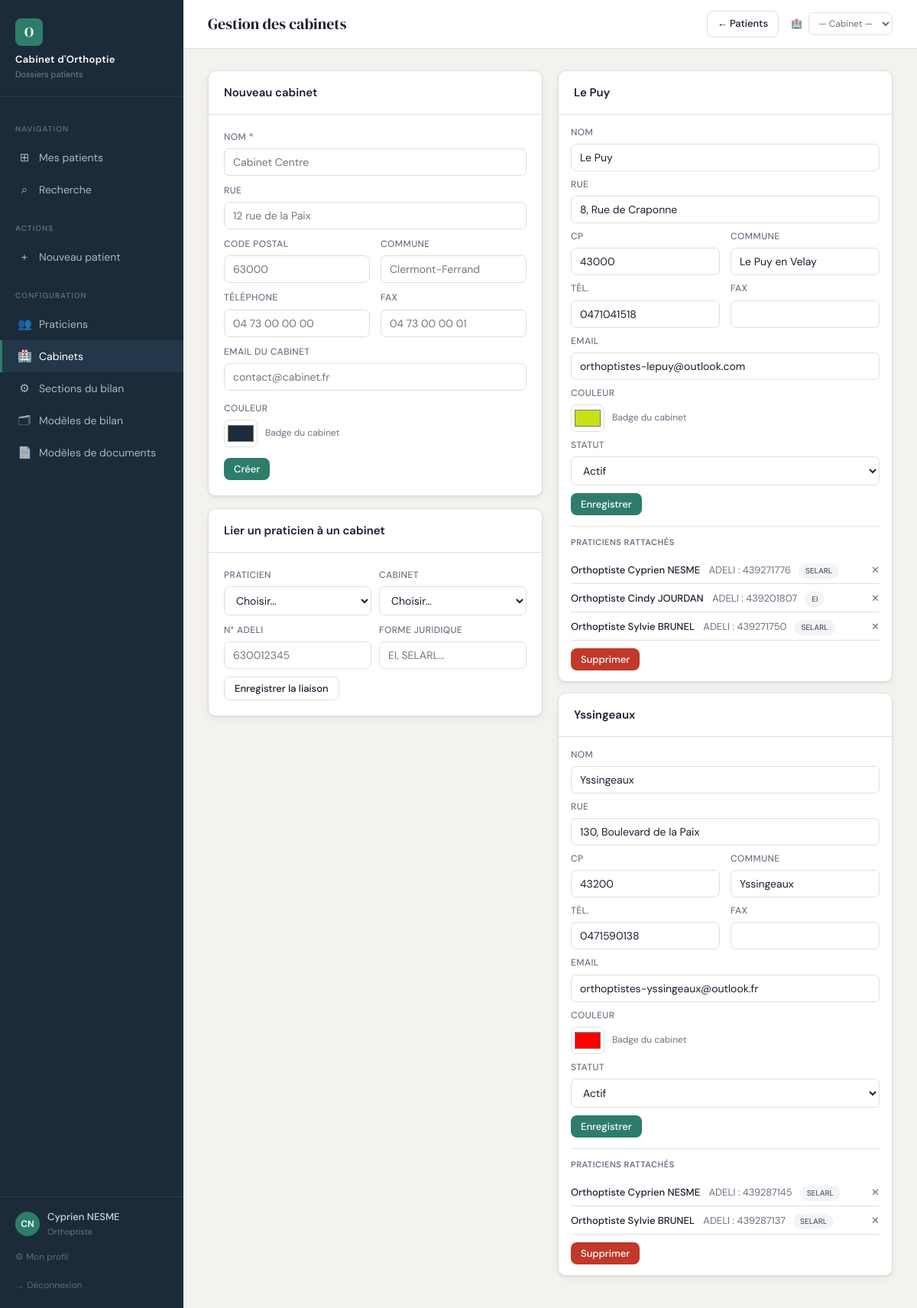
Screenshot of /admin/cabinets (signed in) with the database file from the repository.
### app.py (models this page shows, shortened)
class Praticien(UserMixin, db.Model):
    __tablename__ = 'praticien'
    id            = db.Column(db.Integer, primary_key=True)
    nom           = db.Column(db.String(100), nullable=False)
    prenom        = db.Column(db.String(100), nullable=False)
    titre         = db.Column(db.String(50), default='Orthoptiste')
    email         = db.Column(db.String(200), unique=True)
    login         = db.Column(db.String(100), unique=True, nullable=False)
    password_hash = db.Column(db.String(200))
    rpps          = db.Column(db.String(11))   # N° RPPS national fixe
    couleur       = db.Column(db.String(7), default='#2E7D6B')  # couleur hex
    actif         = db.Column(db.Boolean, default=True)
    role          = db.Column(db.String(20), default='praticien')  # 'admin' ou 'praticien'
    created_at    = db.Column(db.DateTime, default=datetime.utcnow)
    @property
    def is_admin(self):
        return self.role == 'admin'

class Cabinet(db.Model):
    __tablename__ = 'cabinet'
    id          = db.Column(db.Integer, primary_key=True)
    nom         = db.Column(db.String(100), nullable=False)
    rue         = db.Column(db.String(200))
    code_postal = db.Column(db.String(10))
    commune     = db.Column(db.String(100))
    telephone   = db.Column(db.String(20))
    fax         = db.Column(db.String(20))
    email       = db.Column(db.String(200))
    couleur     = db.Column(db.String(7), default='#1C2B3A')
    actif       = db.Column(db.Boolean, default=True)
    praticiens  = db.relationship('PraticienCabinet', backref='cabinet',
                                  cascade='all, delete-orphan')

class PraticienCabinet(db.Model):
    __tablename__ = 'praticien_cabinet'
    id            = db.Column(db.Integer, primary_key=True)
    praticien_id  = db.Column(db.Integer, db.ForeignKey('praticien.id'), nullable=False)
    cabinet_id    = db.Column(db.Integer, db.ForeignKey('cabinet.id'), nullable=False)
    adeli         = db.Column(db.String(9))    # N° ADELI propre à ce cabinet
    forme_juridique = db.Column(db.String(50)) # EI, SELARL, etc.
    __table_args__ = (db.UniqueConstraint('praticien_id', 'cabinet_id'),)
    praticien = db.relationship('Praticien', backref='cabinets')

### app.py (the view)
@app.route('/admin/cabinets')
@login_required
@admin_required
def admin_cabinets():
    cabinets = Cabinet.query.order_by(Cabinet.nom).all()
    praticiens = Praticien.query.filter_by(actif=True).order_by(Praticien.nom).all()
    return render_template('admin/cabinets.html', cabinets=cabinets, praticiens=praticiens)

### app.py (called while the page is built)
def admin_required(f):
    from functools import wraps
    @wraps(f)
    def decorated(*args, **kwargs):
        if not current_user.is_authenticated or not current_user.is_admin:
            flash('Accès réservé aux administrateurs.', 'danger')
            return redirect(url_for('index'))
        return f(*args, **kwargs)
    return decorated

def get_current_cabinet():
    cab_id = session.get('cabinet_id')
    if cab_id:
        return Cabinet.query.get(cab_id)
    return None

def get_cabinets_praticien():
    if not current_user.is_authenticated:
        return []
    pcs = PraticienCabinet.query.filter_by(
        praticien_id=current_user.id).join(Cabinet).filter(Cabinet.actif==True).all()
    return [pc.cabinet for pc in pcs]

@login_manager.user_loader
def load_user(user_id): return Praticien.query.get(int(user_id))

@app.context_processor
def inject_cabinet():
    if current_user.is_authenticated:
        return {
            'cabinet_courant': get_current_cabinet(),
            'cabinets_dispo':  get_cabinets_praticien(),
        }
    return {'cabinet_courant': None, 'cabinets_dispo': []}

### templates/admin/cabinets.html (shortened to what this page needs)
{% extends "base.html" %}
{% block page_title %}Gestion des cabinets{% endblock %}
{% block topbar_actions %}
  <a href="{{ url_for('index') }}" class="btn btn-secondary btn-sm">← Patients</a>
{% endblock %}
{% block content %}
<div style="display:grid;grid-template-columns:1fr 1fr;gap:20px;align-items:start;max-width:1100px;">
  <div>
    <div class="card">
      <div class="card-header"><h2>Nouveau cabinet</h2></div>
      <div class="card-body">
        <form method="POST" action="{{ url_for('admin_cabinet_nouveau') }}">
          <div class="field-group" style="margin-bottom:10px;">
            <label class="field-label">Nom *</label>
            <input type="text" name="nom" placeholder="Cabinet Centre" required autofocus>
          </div>
          <div class="field-group" style="margin-bottom:10px;">
            <label class="field-label">Rue</label>
            <input type="text" name="rue" placeholder="12 rue de la Paix">
          </div>
          <div class="field-grid field-grid-2" style="margin-bottom:10px;">
            <div class="field-group">
              <label class="field-label">Code postal</label>
              <input type="text" name="code_postal" placeholder="63000">
            </div>
            <div class="field-group">
              <label class="field-label">Commune</label>
              <input type="text" name="commune" placeholder="Clermont-Ferrand">
            </div>
          </div>
          <div class="field-grid field-grid-2" style="margin-bottom:10px;">
            <div class="field-group">
              <label class="field-label">Téléphone</label>
              <input type="text" name="telephone" placeholder="04 73 00 00 00">
            </div>
            <div class="field-group">
              <label class="field-label">Fax</label>
              <input type="text" name="fax" placeholder="04 73 00 00 01">
            </div>
          </div>
          <div class="field-group" style="margin-bottom:14px;">
            <label class="field-label">Email du cabinet</label>
            <input type="email" name="email" placeholder="contact@cabinet.fr">
          </div>
          <div class="field-group" style="margin-bottom:14px;">
            <label class="field-label">Couleur</label>
            <div style="display:flex;align-items:center;gap:10px;">
              <input type="color" name="couleur" value="#1C2B3A"
                     style="width:44px;height:36px;padding:2px;border-radius:7px;
                            border:1px solid var(--border);cursor:pointer;">
              <span style="font-size:12px;color:var(--muted);">Badge du cabinet</span>
            </div>
          </div>
          <button type="submit" class="btn btn-primary btn-sm">Créer</button>
        </form>
      </div>
    </div>
    <div class="card" style="margin-top:16px;">
      <div class="card-header"><h2>Lier un praticien à un cabinet</h2></div>
      <div class="card-body">
        <form method="POST" action="{{ url_for('admin_praticien_cabinet_lier') }}">
          <div class="field-grid field-grid-2" style="gap:10px;margin-bottom:10px;">
            <div class="field-group">
              <label class="field-label">Praticien</label>
              <select name="praticien_id" required>
                <option value="">Choisir…</option>
              </select>
            </div>
            <div class="field-group">
              <label class="field-label">Cabinet</label>
              <select name="cabinet_id" required>
                <option value="">Choisir…</option>
              </select>
            </div>
            <div class="field-group">
              <label class="field-label">N° ADELI</label>
              <input type="text" name="adeli" placeholder="630012345" maxlength="9">
            </div>
            <div class="field-group">
              <label class="field-label">Forme juridique</label>
              <input list="dl-forme" name="forme_juridique" placeholder="EI, SELARL…">
            </div>
          </div>
          <button type="submit" class="btn btn-secondary btn-sm">Enregistrer la liaison</button>
        </form>
      </div>
    </div>
  </div>
  <div>
    {% for c in cabinets %}
    <div class="card" style="margin-bottom:14px;">
      <div class="card-header">
        <h2>{{ c.nom }}</h2>
      </div>
      <div class="card-body" style="padding:14px 16px;">
        <form method="POST" action="{{ url_for('admin_cabinet_modifier', cabinet_id=c.id) }}">
          <div class="field-group" style="margin-bottom:8px;">
            <label class="field-label">Nom</label>
            <input type="text" name="nom" value="{{ c.nom }}" required>
          </div>
          <div class="field-group" style="margin-bottom:8px;">
            <label class="field-label">Rue</label>
            <input type="text" name="rue" value="{{ c.rue or '' }}">
          </div>
          <div class="field-grid field-grid-2" style="margin-bottom:8px;">
            <div class="field-group">
              <label class="field-label">CP</label>
              <input type="text" name="code_postal" value="{{ c.code_postal or '' }}">
            </div>
            <div class="field-group">
              <label class="field-label">Commune</label>
              <input type="text" name="commune" value="{{ c.commune or '' }}">
            </div>
          </div>
          <div class="field-grid field-grid-2" style="margin-bottom:8px;">
            <div class="field-group">
              <label class="field-label">Tél.</label>
              <input type="text" name="telephone" value="{{ c.telephone or '' }}">
            </div>
            <div class="field-group">
              <label class="field-label">Fax</label>
              <input type="text" name="fax" value="{{ c.fax or '' }}">
            </div>
          </div>
          <div class="field-group" style="margin-bottom:8px;">
            <label class="field-label">Email</label>
            <input type="email" name="email" value="{{ c.email or '' }}">
          </div>
          <div class="field-group" style="margin-bottom:8px;">
            <label class="field-label">Couleur</label>
            <div style="display:flex;align-items:center;gap:10px;">
              <input type="color" name="couleur" value="{{ c.couleur or '#1C2B3A' }}"
                     style="width:44px;height:36px;padding:2px;border-radius:7px;
                            border:1px solid var(--border);cursor:pointer;">
              <span style="font-size:12px;color:var(--muted);">Badge du cabinet</span>
            </div>
          </div>
          <div class="field-group" style="margin-bottom:10px;">
            <label class="field-label">Statut</label>
            <select name="actif" style="width:auto;">
              <option value="1" {{ 'selected' if c.actif }}>Actif</option>
            </select>
          </div>
          <button type="submit" class="btn btn-primary btn-sm">Enregistrer</button>
        </form>
        {% if c.praticiens %}
        <div style="margin-top:14px;padding-top:12px;border-top:1px solid var(--border);">
          <div style="font-size:11px;font-weight:600;color:var(--muted);text-transform:uppercase;
                      letter-spacing:.5px;margin-bottom:8px;">Praticiens rattachés</div>
          {% for pc in c.praticiens %}
          <div style="display:flex;align-items:center;gap:8px;padding:6px 0;
                      border-bottom:1px solid var(--border);">
            <div style="flex:1;">
              <span style="font-size:13px;font-weight:500;">
                {{ pc.praticien.titre }} {{ pc.praticien.prenom }} {{ pc.praticien.nom }}
              </span>
              {% if pc.adeli %}
              <span class="text-sm text-muted" style="margin-left:8px;">ADELI : {{ pc.adeli }}</span>
              {% endif %}
              {% if pc.forme_juridique %}
              <span class="badge badge-gray" style="margin-left:6px;font-size:10px;">{{ pc.forme_juridique }}</span>
              {% endif %}
            </div>
            <form method="POST"
                  action="{{ url_for('admin_praticien_cabinet_supprimer', pc_id=pc.id) }}"
                  onsubmit="return confirm('Supprimer cette liaison ?')">
              <button type="submit"
                      style="background:none;border:none;color:var(--muted);cursor:pointer;font-size:13px;"
                      onmouseover="this.style.color='var(--danger)'"
                      onmouseout="this.style.color='var(--muted)'">✕</button>
            </form>
          </div>
          {% endfor %}
        </div>
        {% endif %}
        <form method="POST" action="{{ url_for('admin_cabinet_supprimer', cabinet_id=c.id) }}"
              style="margin-top:10px;"
              onsubmit="return confirm('Supprimer définitivement ce cabinet ?')">
          <button type="submit" class="btn btn-danger btn-sm">Supprimer</button>
        </form>
      </div>
    </div>
    {% endfor %}
  </div>
</div>
{% endblock %}

### templates/base.html (shortened to what this page needs)
<!DOCTYPE html>
<html lang="fr">
<head>
</head>
<body>
{% if current_user.is_authenticated %}
<aside class="sidebar">
  <div class="sidebar-brand">
    <div class="logo-mark">O</div>
    <h1>Cabinet d'Orthoptie</h1>
    <p>Dossiers patients</p>
  </div>
  <nav class="sidebar-nav">
    <div class="nav-section"><span>Navigation</span></div>
    <a href="{{ url_for('index') }}"
       class="nav-item {% if request.endpoint == 'index' %}active{% endif %}">
      <span class="icon">⊞</span> Mes patients
    </a>
    <a href="{{ url_for('recherche') }}"
       class="nav-item {% if request.endpoint == 'recherche' %}active{% endif %}">
      <span class="icon">⌕</span> Recherche
    </a>
    <div class="nav-section"><span>Actions</span></div>
    <a href="{{ url_for('patient_nouveau') }}"
       class="nav-item {% if request.endpoint == 'patient_nouveau' %}active{% endif %}">
      <span class="icon">+</span> Nouveau patient
    </a>
    <div class="nav-section"><span>Configuration</span></div>
    {% if current_user.is_admin %}
    <a href="{{ url_for('admin_praticiens') }}"
       class="nav-item {% if request.endpoint and 'praticien' in request.endpoint and request.endpoint != 'profil' %}active{% endif %}">
      <span class="icon">👥</span> Praticiens
    </a>
    <a href="{{ url_for('admin_cabinets') }}"
       class="nav-item {% if request.endpoint and 'cabinet' in request.endpoint %}active{% endif %}">
      <span class="icon">🏥</span> Cabinets
    </a>
    <a href="{{ url_for('admin_sections') }}"
       class="nav-item {% if request.endpoint in ['admin_sections','admin_section_detail'] %}active{% endif %}">
      <span class="icon">⚙</span> Sections du bilan
    </a>
    <a href="{{ url_for('admin_modeles') }}"
       class="nav-item {% if request.endpoint and 'modele' in request.endpoint and 'document' not in request.endpoint %}active{% endif %}">
      <span class="icon">🗂</span> Modèles de bilan
    </a>
    <a href="/admin/document-modeles"
       class="nav-item {% if request.endpoint and 'document' in request.endpoint %}active{% endif %}">
      <span class="icon">📄</span> Modèles de documents
    </a>
    {% endif %}
  </nav>
  <div class="sidebar-footer">
    <div class="user-chip">
      <div class="user-avatar">
        {{ current_user.prenom[0] }}{{ current_user.nom[0] }}
      </div>
      <div>
        <div class="user-name">{{ current_user.prenom }} {{ current_user.nom }}</div>
        <div class="user-role">{{ current_user.titre }}</div>
      </div>
    </div>
    <a href="{{ url_for('profil') }}" class="logout-link">⚙ Mon profil</a>
    <a href="{{ url_for('logout') }}" class="logout-link">→ Déconnexion</a>
  </div>
</aside>
{% endif %}
<main class="main">
  <div class="topbar">
    <div class="topbar-title">{% block page_title %}{% endblock %}</div>
    <div class="topbar-actions">
      {% block topbar_actions %}{% endblock %}
      {% if current_user.is_authenticated and cabinets_dispo %}
      <form method="POST" action="{{ url_for('changer_cabinet') }}"
            style="display:flex;align-items:center;gap:8px;margin-left:8px;">
        <span style="font-size:12px;color:var(--muted);white-space:nowrap;">🏥</span>
        <select name="cabinet_id"
                onchange="this.form.submit()"
                style="font-size:12px;padding:5px 8px;border-radius:7px;
                       border:1px solid var(--border);background:var(--surface);
                       color:{% if cabinet_courant %}var(--accent){% else %}var(--muted){% endif %};
                       font-weight:{% if cabinet_courant %}500{% else %}400{% endif %};">
          <option value="">— Cabinet —</option>
        </select>
      </form>
      {% endif %}
    </div>
  </div>
  <div class="content">
    {% block content %}{% endblock %}
  </div>
</main>
</body>
</html>

### rows the page displays
Praticien: prenom "C", nom "N", prenom "Cyprien", nom "NESME", titre "Orthoptiste"
Cabinet: nom "Le Puy", rue "8, Rue de Craponne", code_postal "43000", commune "Le Puy en Velay", telephone "0471041518", email "orthoptistes-lepuy@outlook.com", couleur "#c9e114"
PraticienCabinet: praticien.titre "Orthoptiste", praticien.prenom "Cyprien", praticien.nom "NESME", adeli "439271776", forme_juridique "SELARL"
PraticienCabinet: praticien.titre "Orthoptiste", praticien.prenom "Cindy", praticien.nom "JOURDAN", adeli "439201807", forme_juridique "EI"
PraticienCabinet: praticien.titre "Orthoptiste", praticien.prenom "Sylvie", praticien.nom "BRUNEL", adeli "439271750", forme_juridique "SELARL"
Cabinet: nom "Yssingeaux", rue "130, Boulevard de la Paix", code_postal "43200", commune "Yssingeaux", telephone "0471590138", email "orthoptistes-yssingeaux@outlook.fr", couleur "#ff0000"
PraticienCabinet: praticien.titre "Orthoptiste", praticien.prenom "Cyprien", praticien.nom "NESME", adeli "439287145", forme_juridique "SELARL"
PraticienCabinet: praticien.titre "Orthoptiste", praticien.prenom "Sylvie", praticien.nom "BRUNEL", adeli "439287137", forme_juridique "SELARL"
